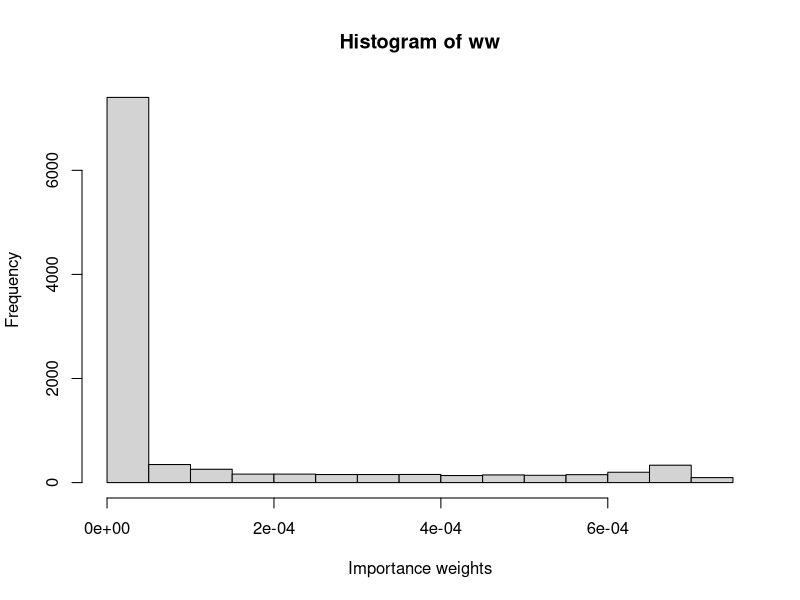
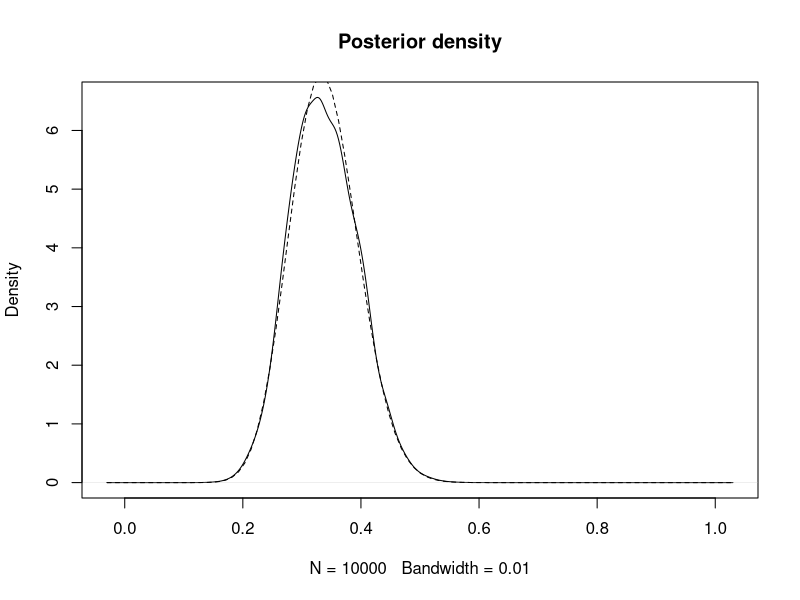
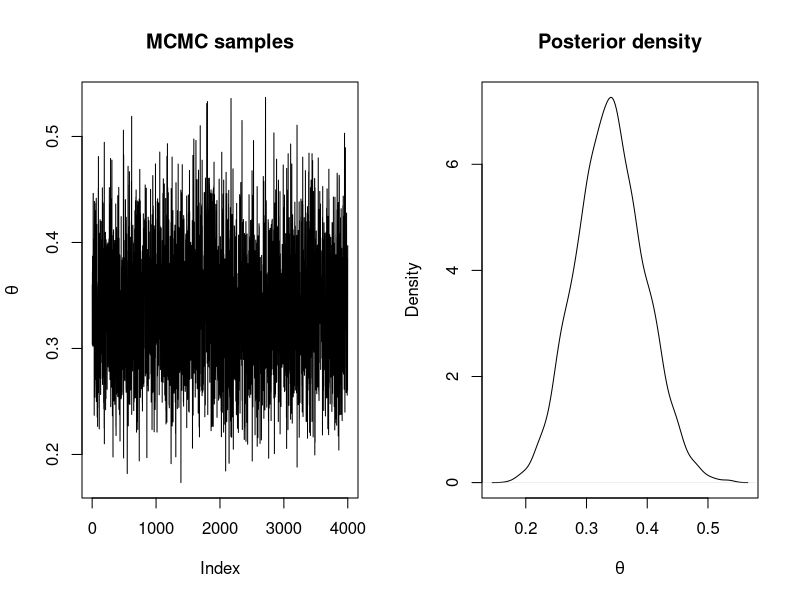
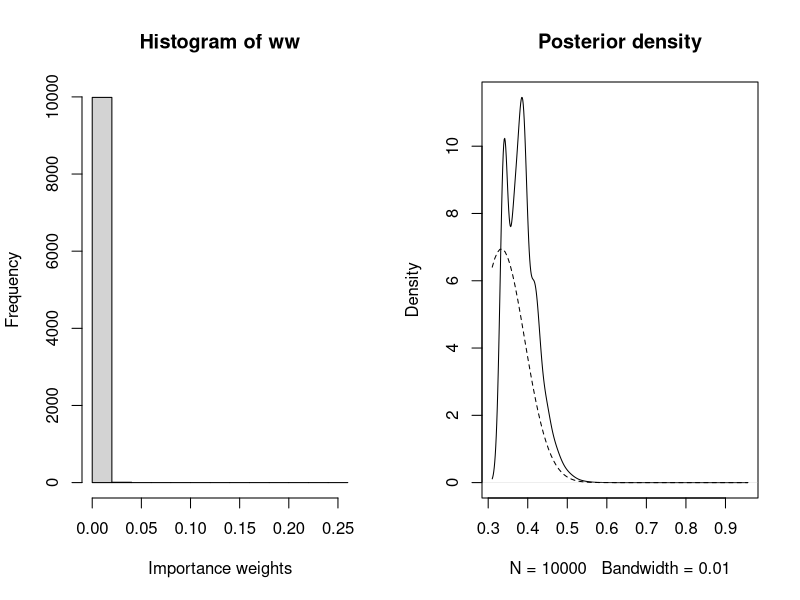
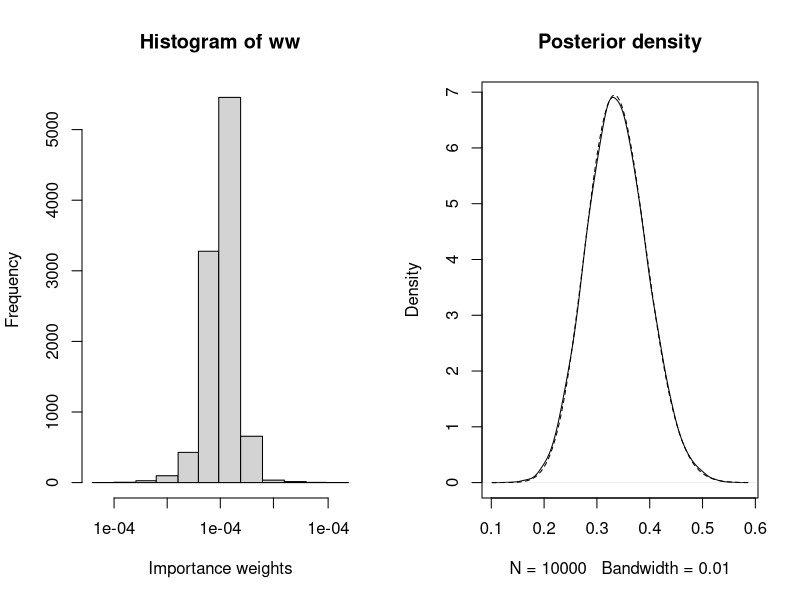
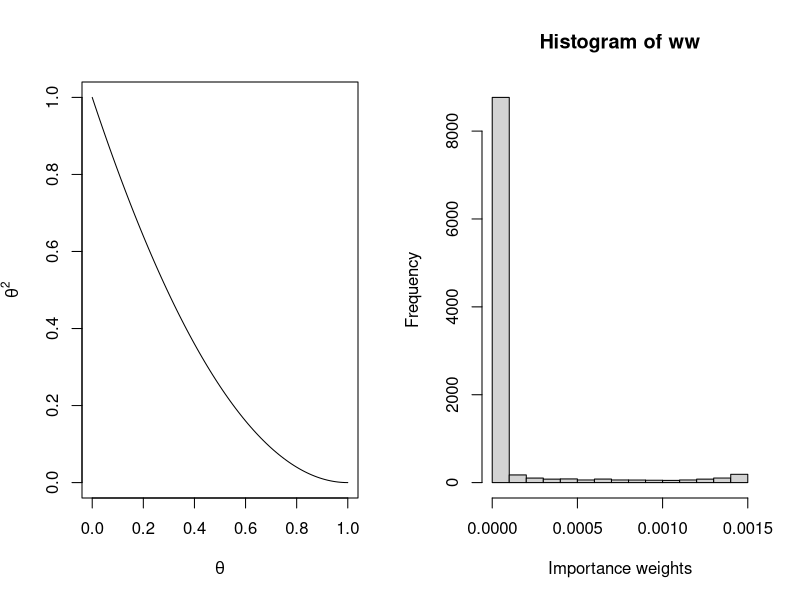
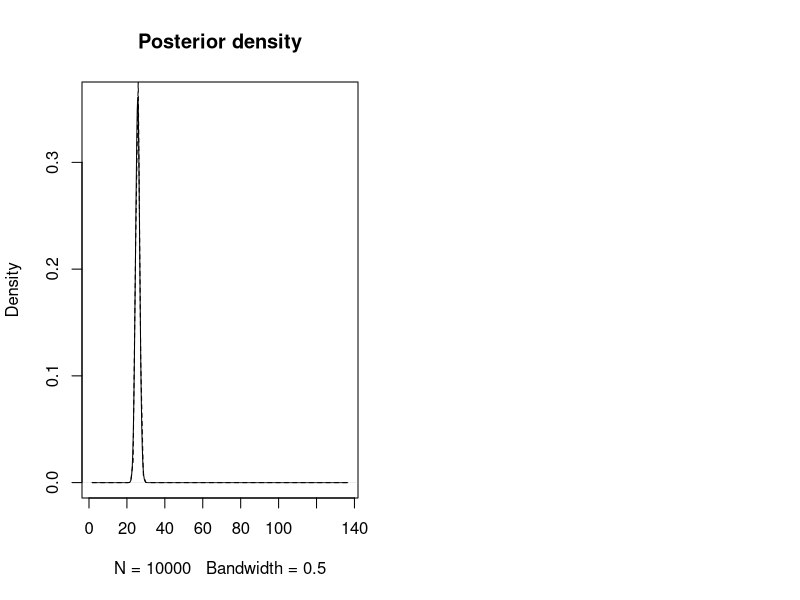
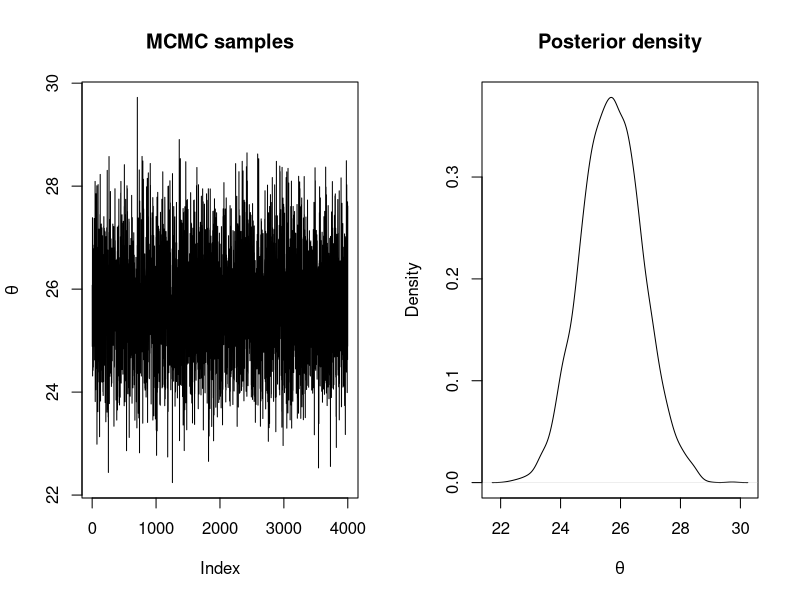

The R script that drew these images, in order:
## ---- chunk 1
data <- data.frame(MMs = c(20, 22, 24), red = c(5, 8, 9))
## ---- chunk 2
n_simulations <- 10000
set.seed(12)
theta_sim <- runif(n_simulations)
## ---- chunk 3
# Log-Likelihood (for each value of theta_sim)
loglik_binom <- sapply(theta_sim, function(THETA) {
  sum(dbinom(data$red, data$MMs, THETA, log = TRUE))
})

# Log-weights: log-lik + log-prior - log-sampling_ditr
log_ww <- loglik_binom + dbeta(theta_sim, 1, 1, log = TRUE) - log(1)

# Re-scale weights to sum up to one
log_ww <- log_ww - max(log_ww)
ww <- exp(log_ww)
ww <- ww / sum(ww)

## ---- chunk 4
hist(ww, xlab = "Importance weights")
## ---- chunk 5
# Posterior mean
post_mean <- sum(theta_sim * ww)
post_mean 

# Posterior variance
post_var <- sum(theta_sim^2 * ww)- post_mean^2
post_var
## ---- chunk 6
plot(density(theta_sim, weights = ww, bw = 0.01), main = "Posterior density")
curve(dbeta(x, sum(data$red) + 1, sum(data$MMs) -sum(data$red) + 1), lty = 2, add = TRUE)
## ---- chunk 7
#Proposal distribution: sampling
rq <- function() {
  runif(1)
}

#Proposal distribution: log-density
logdq <- function(x) {
  dunif(x, log = TRUE)
}

#Prior distribution: Beta(1, 1)
logprior <- function(theta) {
  dbeta(theta, 1, 1, log = TRUE)
}

#Log-Likelihood
loglik <- function(y, theta, N) {
   res <- sum(dbinom(y, N, theta, log = TRUE)) 
}
## ---- chunk 8
#Number of iterations
n.iter <- 40500

#Simulations of the parameter
theta <- rep(NA, n.iter)

#Initial value
theta[1] <- 0.5

#Data
y <- data$red
N <- data$MMs

for(i in 2:n.iter) {
  new.theta <- rq()

  #Log-Acceptance probability
  logacc.prob <- loglik(y, new.theta, N) + logprior(new.theta) + logdq(theta[i - 1])
  logacc.prob <- logacc.prob - loglik(y, theta[i - 1], N) - logprior(theta[i - 1]) - 
    logdq(new.theta)
  logacc.prob <- min(0, logacc.prob) # Note that 0 = log(1)

  if(log(runif(1)) < logacc.prob) {
    #Accept
    theta[i] <- new.theta
  } else {
    #Reject
    theta[i] <- theta[i - 1]
  }
}
## ---- chunk 9
#Remove burn-in
theta <- theta[-c(1:500)]

#Thinning
theta <- theta[seq(1, length(theta), by = 10)]

#Summary statistics
summary(theta)

par(mfrow = c(1, 2))
plot(theta, type = "l", main = "MCMC samples", ylab = expression(theta))
plot(density(theta), main = "Posterior density", xlab = expression(theta))
## ---- chunk 10
ESS <- function(ww){
  (sum(ww)^2)/sum(ww^2)
}
ESS(ww)
n_simulations
## ---- chunk 11
n_simulations <- 10000
set.seed(12)
theta_sim <- rbeta(n_simulations,20,10)
loglik_binom <- sapply(theta_sim, function(THETA) {
  sum(dbinom(data$red, data$MMs, THETA, log = TRUE))
})
log_ww <- loglik_binom + dbeta(theta_sim, 1, 1, log = TRUE) - dbeta(theta_sim, 20, 10, log = TRUE)
log_ww <- log_ww - max(log_ww)
ww <- exp(log_ww)
ww <- ww / sum(ww)
## ---- chunk 12
hist(ww, xlab = "Importance weights")
## ---- chunk 13
post_mean <- sum(theta_sim * ww)
post_mean
post_var <- sum(theta_sim^2 * ww)- post_mean^2
post_var
## ---- chunk 14
plot(density(theta_sim, weights = ww, bw = 0.01), main = "Posterior density")
curve(dbeta(x, sum(data$red) + 1, sum(data$MMs) -sum(data$red) + 1), lty = 2, add = TRUE)
## ---- chunk 15
ESS(ww)
n_simulations
## ---- chunk 16
n_simulations <- 10000
set.seed(12)
theta_sim <- rbeta(n_simulations, sum(data$red) + 1, sum(data$MMs) -sum(data$red) + 1)
loglik_binom <- sapply(theta_sim, function(THETA) {
  sum(dbinom(data$red, data$MMs, THETA, log = TRUE))
})
log_ww <- loglik_binom + dbeta(theta_sim, 1, 1, log = TRUE) - dbeta(theta_sim, sum(data$red) + 1, sum(data$MMs) -sum(data$red) + 1, log = TRUE)
log_ww <- log_ww - max(log_ww)
ww <- exp(log_ww)
ww <- ww / sum(ww)
## ---- chunk 17
hist(ww, xlab = "Importance weights")
## ---- chunk 18
post_mean <- sum(theta_sim * ww)
post_mean
post_var <- sum(theta_sim^2 * ww)- post_mean^2
post_var
## ---- chunk 19
plot(density(theta_sim, weights = ww, bw = 0.01), main = "Posterior density")
curve(dbeta(x, sum(data$red) + 1, sum(data$MMs) -sum(data$red) + 1), lty = 2, add = TRUE)
## ---- chunk 20
ESS(ww)
n_simulations
## ---- chunk 21
xx <- seq(0, 1, by = 0.01)
plot(xx, (1 - xx)^2, type = "l", xlab = expression(theta),
  ylab = expression(theta^2))
## ---- chunk 22
data <- data.frame(Us = c(25, 29, 27, 27, 25, 27, 22, 26, 27, 29, 23, 28, 25,
  24, 22, 25, 23, 29, 23, 28, 21, 29, 28, 23, 28))
y <- data$Us
## ---- chunk 23
n_simulations <- 10000
set.seed(1)
theta_sim <- rlnorm(n_simulations, 3, 0.5)
## ---- chunk 24
# Log-Likelihood (for each value of theta_sim)
loglik_pois <- sapply(theta_sim, function(THETA) {
  sum(dpois(data$Us, THETA, log = TRUE))
})

# Log-weights: log-lik + log-prior - log-sampling_distr
log_ww <- loglik_pois + dgamma(theta_sim, 0.01, 0.01, log = TRUE) - dlnorm(theta_sim, 3, 0.5)

# Re-scale weights to sum up to one
log_ww <- log_ww - max(log_ww)
ww <- exp(log_ww)
ww <- ww / sum(ww)

## ---- chunk 25
hist(ww, xlab = "Importance weights")
## ---- chunk 26
# Posterior mean
post_mean <- sum(theta_sim * ww)
post_mean

# Posterior variance
post_var <- sum(theta_sim^2 * ww)- post_mean^2
post_var
## ---- chunk 27
plot(density(theta_sim, weights = ww, bw = 0.5) , main = "Posterior density")
curve(dgamma(x, sum(data$Us) + 0.01, length(data$Us) + 0.01), lty = 2, add = TRUE)
## ---- chunk 28
#Proposal distribution: sampling
rq <- function(theta) {
  rlnorm(1, meanlog = log(theta), sdlog = sqrt(1 / 100))
}

#Proposal distribution: log-density
logdq <- function(new.theta, theta) {
  dlnorm(new.theta, meanlog = log(theta), sdlog = sqrt(1 / 100), log = TRUE)
}

#Prior distribution: Ga(0.01, 0.01)
logprior <- function(theta) {
  dgamma(theta, 0.01, 0.01, log = TRUE)
}

#LogLikelihood
loglik <- function(y, theta) {
   res <- sum(dpois(y, theta, log = TRUE)) 
}
## ---- chunk 29
#Number of iterations
n.iter <- 40500

#Simulations of the parameter
theta <- rep(NA, n.iter)

#Initial value
theta[1] <- 30

for(i in 2:n.iter) {
  new.theta <- rq(theta[i - 1])
  
  #Log-Acceptance probability
  logacc.prob <- loglik(y, new.theta) + logprior(new.theta) +
    logdq(theta[i - 1], new.theta)
  logacc.prob <- logacc.prob - loglik(y, theta[i - 1]) - logprior(theta[i - 1]) - 
    logdq(new.theta, theta[i - 1])
  logacc.prob <- min(0, logacc.prob)#0 = log(1)
  
  if(log(runif(1)) < logacc.prob) {
    #Accept
    theta[i] <- new.theta
  } else {
    #Reject
    theta[i] <- theta[i - 1]
  }
}
## ---- chunk 30
#Remove burn-in
theta <- theta[-c(1:500)]

#Thinning
theta <- theta[seq(1, length(theta), by = 10)]

#Summary statistics
summary(theta)

par(mfrow = c(1, 2))
plot(theta, type = "l", main = "MCMC samples", ylab = expression(theta))
plot(density(theta), main = "Posterior density", xlab = expression(theta))
## ---- chunk 31
ESS(ww)
n_simulations
## ---- chunk 32
n_simulations <- 10000
set.seed(12)
theta_sim <- rgamma(n_simulations,5,0.1)
loglik_pois <- sapply(theta_sim, function(THETA) {
  sum(dpois(data$Us, THETA, log = TRUE))
})
log_ww <- loglik_pois + dgamma(theta_sim, 0.01, 0.01, log = TRUE) - dgamma(theta_sim, 5, 0.1, log=TRUE)
log_ww <- log_ww - max(log_ww)
ww <- exp(log_ww)
ww <- ww / sum(ww)
## ---- chunk 33
hist(ww, xlab = "Importance weights")
## ---- chunk 34
post_mean <- sum(theta_sim * ww)
post_mean
post_var <- sum(theta_sim^2 * ww)- post_mean^2
post_var
## ---- chunk 35
plot(density(theta_sim, weights = ww, bw = 0.5), main = "Posterior density")
curve(dgamma(x, sum(data$Us) + 0.01, length(data$Us) + 0.01), lty = 2, add = TRUE)
## ---- chunk 36
ESS(ww)
n_simulations
## ---- chunk 37
n_simulations <- 10000
set.seed(12)
theta_sim <- rgamma(n_simulations, sum(data$Us) + 0.01, length(data$Us) + 0.01)
loglik_pois <- sapply(theta_sim, function(THETA) {
  sum(dpois(data$Us, THETA, log = TRUE))
})
log_ww <- loglik_pois + dgamma(theta_sim, 0.01, 0.01, log = TRUE) - dgamma(theta_sim, sum(data$Us) + 0.01, length(data$Us) + 0.01, log=TRUE)
log_ww <- log_ww - max(log_ww)
ww <- exp(log_ww)
ww <- ww / sum(ww)
## ---- chunk 38
hist(ww, xlab = "Importance weights")
## ---- chunk 39
post_mean <- sum(theta_sim * ww)
post_mean
post_var <- sum(theta_sim^2 * ww)- post_mean^2
post_var
## ---- chunk 40
plot(density(theta_sim, weights = ww, bw = 0.5) , main = "Posterior density")
curve(dgamma(x, sum(data$Us) + 0.01, length(data$Us) + 0.01), lty = 2, add = TRUE)
## ---- chunk 41
ESS(ww)
n_simulations
## ---- chunk 42
xx <- seq(0, 1000, by = 1)
plot(xx, dlnorm(xx, 4, 1), type = "l")
